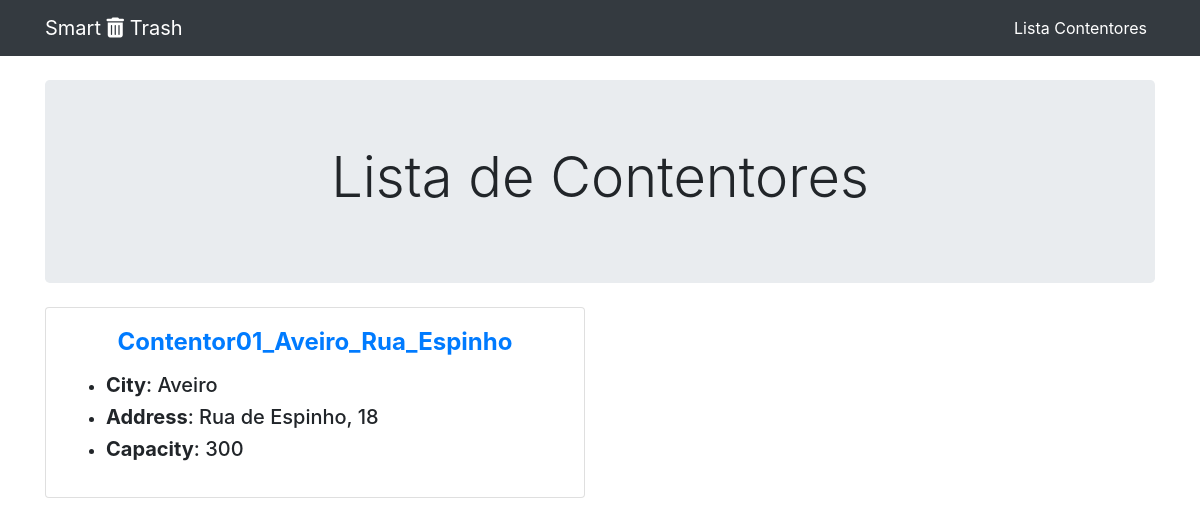
The page / on the database its author committed.
### smart_trash_app/models.py (models this page shows, shortened)
class Bin(models.Model):
    bin_id = models.AutoField(primary_key=True)
    name = models.CharField(max_length=150)
    city = models.CharField(max_length=150)
    address = models.CharField(max_length=150)
    capacity = models.IntegerField()

### smart_trash_app/views.py (the view)
# urls.py: path('', index, name="index"),
def index(request):
    bins_list = Bin.objects.all()
    context = {'bins_list' : bins_list,}
    return render(request, 'index.html', context=context)

### templates/index.html (shortened to what this page needs)
{% extends 'base.html' %}
{% load static %}
{% block content %}
    <header class="jumbotron my-4">
      <h1 class="display-4" style="text-align:center;">Lista de Contentores</h1>
    </header>
    <div class="row">
    {% if bins_list %}
        {% for bin in bins_list %}
          <div class="col-lg-6 col-md-6 mb-4">
            <div class="card h-100">
              <div class="card-body">
                <h4 class="card-title text-center"><b><a href="/bin/{{ bin.bin_id }}">{{ bin.name }}</a></b></h4>
                <p class="card-text">
                    <ul>
                        <li><h5><b>City</b>: {{ bin.city }}</h5></li>
                        <li><h5><b>Address</b>: {{ bin.address }}</h5></li>
                        <li><h5><b>Capacity</b>: {{ bin.capacity }}</h5></li>
                    </ul>
                </p>
              </div>
            </div>
          </div>
        {% endfor %}
    {% endif %}
    </div>
{% endblock content %}

### static/css/heroic-features.css (style rules this page uses)
body { padding-top: 56px; }

### rows shown on the page
Bin: name "Contentor01_Aveiro_Rua_Espinho", city "Aveiro", address "Rua de Espinho, 18", capacity "300"
